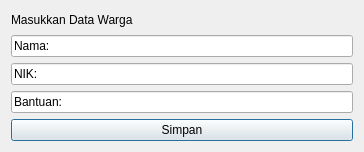
<?xml version="1.0" encoding="UTF-8"?>
<ui version="4.0">
 <class>TambahDataDialogBase</class>
 <widget class="QDialog" name="TambahDataDialogBase">
  <property name="geometry">
   <rect>
    <x>0</x>
    <y>0</y>
    <width>364</width>
    <height>152</height>
   </rect>
  </property>
  <property name="baseSize">
   <size>
    <width>300</width>
    <height>200</height>
   </size>
  </property>
  <property name="windowTitle">
   <string>Tambah Data Warga</string>
  </property>
  <layout class="QVBoxLayout" name="verticalLayout">
   <item>
    <widget class="QLabel" name="label">
     <property name="text">
      <string>Masukkan Data Warga</string>
     </property>
    </widget>
   </item>
   <item>
    <widget class="QLineEdit" name="lineEditNama">
     <property name="text">
      <string>Nama:</string>
     </property>
     <property name="placeholderText">
      <string>Nama Warga</string>
     </property>
    </widget>
   </item>
   <item>
    <widget class="QLineEdit" name="lineEditNIK">
     <property name="text">
      <string>NIK:</string>
     </property>
     <property name="placeholderText">
      <string>NIK</string>
     </property>
    </widget>
   </item>
   <item>
    <widget class="QLineEdit" name="lineEditBantuan">
     <property name="text">
      <string>Bantuan:</string>
     </property>
     <property name="placeholderText">
      <string>Jenis Bantuan</string>
     </property>
    </widget>
   </item>
   <item>
    <widget class="QPushButton" name="pushButtonSimpan">
     <property name="text">
      <string>Simpan</string>
     </property>
    </widget>
   </item>
  </layout>
 </widget>
 <resources/>
 <connections/>
</ui>
